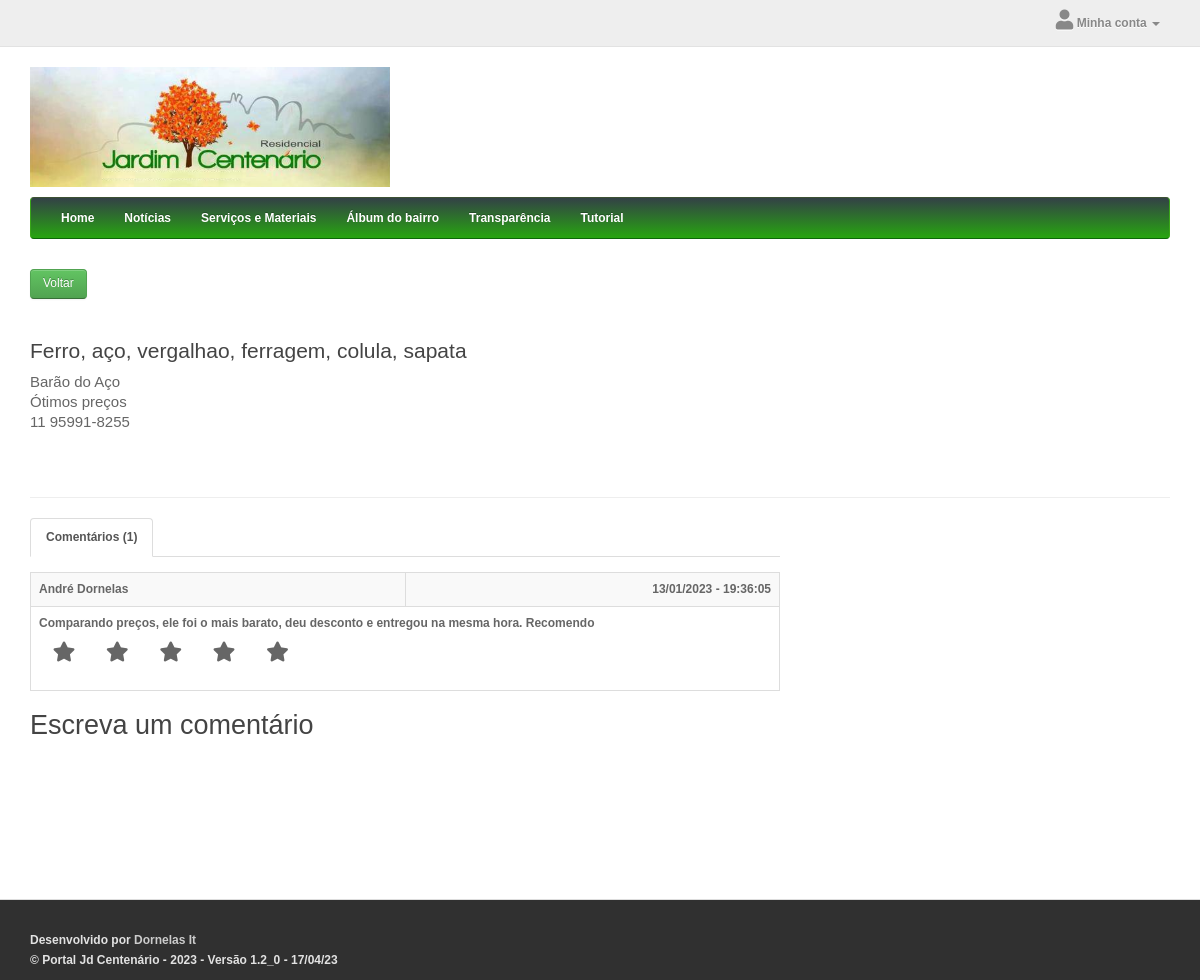
/servicos-materiais-detalhe.php?id=1, run on the app's committed database.
### tables this page shows
CREATE TABLE `categoria` (
  `id` int(10) unsigned NOT NULL AUTO_INCREMENT COMMENT 'Id da categoria',
  `parent_id` int(10) unsigned NOT NULL DEFAULT '0' COMMENT 'Id da categoria Pai',
  `name` varchar(255) NOT NULL DEFAULT '' COMMENT 'Nome da categoria',
  `page` varchar(100) NOT NULL DEFAULT '' COMMENT 'Pagina de direcionamento',
  `status` tinyint(1) NOT NULL DEFAULT '1' COMMENT 'Status 1=Ativo 0 = Inativo',
  `sort_order` int(2) unsigned NOT NULL DEFAULT '0' COMMENT 'Sort order',
  PRIMARY KEY (`id`),
  KEY `fk_parent_category` (`parent_id`)
);

CREATE TABLE `servico_material` (
  `id` int(10) unsigned NOT NULL AUTO_INCREMENT COMMENT 'id do registro',
  `titulo` varchar(150) NOT NULL DEFAULT '' COMMENT 'titulo',
  `texto` text NOT NULL COMMENT 'texto',
  `data_criacao` datetime NOT NULL DEFAULT '0000-00-00 00:00:00' COMMENT 'data criacao',
  `user` varchar(100) NOT NULL DEFAULT '' COMMENT 'usuario criador',
  PRIMARY KEY (`id`)
);

CREATE TABLE `review_servicomaterial` (
  `id` int(10) unsigned NOT NULL AUTO_INCREMENT COMMENT 'Id do comentario',
  `id_servicomaterial` int(10) unsigned NOT NULL DEFAULT '0' COMMENT 'id do servico ou material',
  `user_id` int(11) NOT NULL COMMENT 'Id do morador',
  `author` varchar(64) NOT NULL COMMENT 'Nome ou alias do cliente',
  `text` text NOT NULL COMMENT 'Texto descritivo',
  `rating` int(1) NOT NULL DEFAULT '0' COMMENT 'Nota',
  `status` tinyint(1) NOT NULL DEFAULT '1' COMMENT 'Status de exibicao: 1= exibir 0 = nao exibir',
  `date_added` datetime NOT NULL COMMENT 'Data da inclusao',
  PRIMARY KEY (`id`)
);

### classes/service/CategoriaService.php (called while the page is built, shortened)
<?php
require_once 'classes/dao/CategoriaDAO.php';
require_once 'classes/dto/CategoriaDTO.php';
class CategoriaService {
    public static $instancia = null;
    public static function getInstancia() {
        if (self::$instancia == NULL) {
            self::$instancia = new CategoriaService();
        }
        return self::$instancia;
    }
    public function obterCategoriasAtivas(){
        $retorno = array();
        try {
            $categoriasPai =
                CategoriaDAO::getInstancia()->obterTodasCategoriasAtivas(0);
            foreach ( $categoriasPai as $catPai ){
                $categoriaPaiDTO = new CategoriaDTO();
                $categoriaPaiDTO->setId($catPai->getId());
                $categoriaPaiDTO->setNome($catPai->getNome());
                $categoriaPaiDTO->setPage($catPai->getPage());
                $catFilhas = array();
                $categoriasFilhas =
                    CategoriaDAO::getInstancia()->obterTodasCategoriasAtivas($catPai->getId());
                $categoriaPaiDTO->setSubCategorias($catFilhas);
                $retorno[] = $categoriaPaiDTO;
            }
        } catch (Exception $e){
            Log4Php::logarFatal("Erro ao obter as categorias ativas: ". $e->getMessage());
            throw $e;
        }
        return $retorno;
    }
}

### classes/dao/CategoriaDAO.php (called while the page is built, shortened)
<?php
require_once 'classes/dto/CategoriaDTO.php';
class CategoriaDAO extends DAO {
    public function obterTodasCategoriasAtivas($idCategoria){
        $retorno = array();
        try {
            $pdo = self::obterConexaoBaseDados();
            $sql = "SELECT * FROM categoria WHERE parent_id = ".$idCategoria." AND status = 1 ORDER BY sort_order";
            $stm = $pdo->query($sql);
            if ($stm->rowCount() > 0) {
                while ($linha = $stm->fetch(PDO::FETCH_ASSOC)) {
                    $categoria = new CategoriaDTO();
                    $categoria->setId($linha['id']);
                    $categoria->setNome($linha['name']);
                    $categoria->setPage($linha['page']);
                    $retorno[] = $categoria;
                }
            }
        } catch (Exception $erro){
            Log4Php::logarFatal("Erro ao obter categorias: ". $erro->getMessage());
        }
        return $retorno;
    }
}

### classes/dto/CategoriaDTO.php (called while the page is built, shortened)
<?php
class CategoriaDTO {
    private $id;
    private $nome;
    private $page;
    private $subCategorias;
    public function getPage()
    {
        return $this->page;
    }
    public function setPage($page)
    {
        $this->page = $page;
    }
    public function getId()
    {
        return $this->id;
    }
    public function getNome()
    {
        return $this->nome;
    }
    public function getSubCategorias()
    {
        return $this->subCategorias;
    }
    public function setId($id)
    {
        $this->id = $id;
    }
    public function setNome($nome)
    {
        $this->nome = $nome;
    }
    public function setSubCategorias($subCategorias)
    {
        $this->subCategorias = $subCategorias;
    }
}

### classes/dao/ServicoMaterialDAO.php (called while the page is built, shortened)
<?php
require_once 'classes/dto/ServicoMaterialDTO.php';
require_once 'classes/dao/ReviewDAO.php';
class ServicoMaterialDAO extends DAO {
    public function obterDetalheServicoMaterial($id){
        $retorno = new ServicoMaterialDTO();
        try {
            $pdo = self::obterConexaoBaseDados();
            $sql = "SELECT id, titulo, texto, date_format(data_criacao,'%d/%m/%Y - %T') AS data_criacao, user FROM servico_material WHERE id = {$id}";
            $stm = $pdo->query($sql);
            if ($stm->rowCount() > 0) {
                if ($linha = $stm->fetch(PDO::FETCH_ASSOC)) {
                    $retorno->setId($linha['id']);
                    $retorno->setTitulo($linha['titulo']);
                    $retorno->setTexto($linha['texto']);
                    $retorno->setData($linha['data_criacao']);
                    $retorno->setUser($linha['user']);
                }
            }
        } catch (Exception $erro){
            Log4Php::logarFatal("Erro ao obter detalhe servicos e materiais: ". $erro->getMessage());
        }
        return $retorno;
    }
}

### classes/dto/ServicoMaterialDTO.php (called while the page is built, shortened)
<?php
class ServicoMaterialDTO {
    private $titulo;
    private $texto;
    public function getTitulo()
    {
        return $this->titulo;
    }
    public function getTexto()
    {
        return $this->texto;
    }
    public function setTitulo($titulo)
    {
        $this->titulo = $titulo;
    }
    public function setTexto($texto)
    {
        $this->texto = $texto;
    }
}

### classes/dao/ReviewDAO.php (called while the page is built, shortened)
<?php
require_once 'classes/dto/ReviewDTO.php';
class ReviewDAO extends DAO {
    public function obterReviewsServicoMaterial($id){
        $retorno = array();
        try {
            $pdo = self::obterConexaoBaseDados();
            $sql = "SELECT id, id_servicomaterial, user_id, author, text, rating, status, date_format(date_added,'%d/%m/%Y - %T') AS data FROM review_servicomaterial WHERE id_servicomaterial = {$id} ORDER BY date_added DESC";
            $stm = $pdo->query($sql);
            if ($stm->rowCount() > 0) {
                while ($linha = $stm->fetch(PDO::FETCH_ASSOC)) {
                    $review = new ReviewDTO();
                    $review->setId($linha['id']);
                    $review->setAutor($linha['author']);
                    $review->setTexto($linha['text']);
                    $review->setRating($linha['rating']);
                    $review->setData($linha['data']);
                    $retorno[] = $review;
                }
            }
        } catch (Exception $erro){
            Log4Php::logarFatal("Erro ao obter reviews: ". $erro->getMessage());
        }
        return $retorno;
    }
}

### classes/dto/ReviewDTO.php (called while the page is built, shortened)
<?php
class ReviewDTO {
    private $autor;
    private $texto;
    private $rating;
    private $data;
    public function getAutor()
    {
        return $this->autor;
    }
    public function getTexto()
    {
        return $this->texto;
    }
    public function getRating()
    {
        return $this->rating;
    }
    public function getData()
    {
        return $this->data;
    }
    public function setAutor($autor)
    {
        $this->autor = $autor;
    }
    public function setTexto($texto)
    {
        $this->texto = $texto;
    }
    public function setRating($rating)
    {
        $this->rating = $rating;
    }
    public function setData($data)
    {
        $this->data = $data;
    }
}

### servicos-materiais-detalhe.php (the view, shortened to what this page needs)
<?php
include_once 'template.php';
require_once 'classes/dao/ServicoMaterialDAO.php';
require_once 'classes/dao/ReviewDAO.php';
$id = $_GET['id'];
$servicoMaterial = ServicoMaterialDAO::getInstancia()->obterDetalheServicoMaterial($id);
$reviews = ReviewDAO::getInstancia()->obterReviewsServicoMaterial($id);
?>
<div id="common-home" class="container">
	<div class="row">
		<div id="content" class="col-sm-12">
			<div class="row">
				<div class='col-sm-1'>
					<button type="button" class="btn btn-success" onclick="javascript:history.back();">Voltar</button>
				</div>
			</div>
			<br>
			<div class="row">
				<div class="col-sm-8">
					<h3><?php echo $servicoMaterial->getTitulo() ; ?></h3>
					<div id="resumo">
						<label><?php echo $servicoMaterial->getTexto(); ?></label>
					</div>
				</div>
			</div>
			<br><br>
			<hr>
			<div class="row">
				<div class="col-sm-8">
        			<ul class="nav nav-tabs">
        				<li class="active"><a href="#tab-review" data-toggle="tab">Comentários (<?php  echo count($reviews);?>)</a></li>
        			</ul>
        			<div class="tab-pane" id="tab-review">
        				<form class="form-horizontal" id="form-review">
        					<div id="review">
        						<?php  if(count($reviews) == 0) { ?>
        							<p>Não há comentários para este serviço / material.</p>
        						<?php } else { ?>
        							<table class="table table-striped table-bordered">
        								<tbody>
        									<?php
        										foreach ($reviews as $review) {
        									?>
        											<tr>
        												<td style="width: 50%;"><strong><?php  echo $review->getAutor(); ?></strong></td>
        												<td class="text-right"><?php  echo $review->getData(); ?></td>
        											</tr>
        											<tr>
        												<td colspan="2">
        													<p><?php  echo $review->getTexto(); ?></p>
        													<?php  for($i =1; $i <= 5; $i++) { ?>
        														<span class="fa fa-stack">
        															<?php if($i <= $review->getRating()) { ?>
        																<i class="fa fa-star fa-stack-2x"></i>
        															<?php } ?>
        															<i class="fa fa-star-o fa-stack-2x"></i>
        														</span>
        													<?php } ?>
        												</td>
        											</tr>
        								  <?php } ?>
        								</tbody>
        							</table>
        						<?php } ?>
        					</div>
        					<h2>Escreva um comentário</h2>
        				</form>
        			</div>
				</div>
			</div>
		</div>
	</div>
</div>
<?php include_once 'footer.php'; ?>

### category-nav.php (shortened to what this page needs)
<?php
    require_once 'classes/service/CategoriaService.php';
    $categorias = CategoriaService::getInstancia()->obterCategoriasAtivas();
?>
<div class="container">
	<nav id="menu" class="navbar">
		<div class="collapse navbar-collapse navbar-ex1-collapse">
			<ul class="nav navbar-nav">
				<li>
					<a href="">Home</a>
				</li>
				<?php
				foreach ($categorias as $category){
                    if(count($category->getSubCategorias()) > 0){ ?>
                		<li class="dropdown">
                            <a href="<?php echo $category->getPage(); ?>" class="dropdown-toggle" data-toggle="dropdown"><?php echo $category->getNome() ?></a>
            				<div class="dropdown-menu">
                                <div class="dropdown-inner">
                                    <ul class="list-unstyled">
                                    	<?php
                                    	   foreach ($category->getSubCategorias() as $subCategory){
                                        ?>
                                        <li>
                                            <a href="<?php echo $category->getPage(); ?>"><?php echo $subCategory->getNome(); ?></a>
                                        </li>
                                        <?php } ?>
                                    </ul>
                                </div>
                            </div>
        				</li>
				<?php } else { ?>
						<li>
							<a href="<?php echo $category->getPage(); ?>"><?php echo $category->getNome() ?></a>
						</li>
				<?php } ?>
			<?php }?>
			</ul>
		</div>
	</nav>
</div>

### css/stylesheet.css (style rules this page uses)
html, body { height: 100%; font-family: 'Open Sans', sans-serif; font-weight: 550; color: #666; font-size: 12px; line-height: 20px; width: 100%; }
h1, h2, h3, h4, h5, h6 { color: #444; }
.fa { font-size: 20px; }
h2 { font-size: 27px; }
h3 { font-size: 21px; }
a { color: #3c9725; }
label { font-size: 15px; font-weight: normal; }
.nav-tabs { margin-bottom: 15px; }
#menu { background-color: #35de0d; background-image: linear-gradient(to bottom, #334146, #27a510); background-repeat: repeat-x; border-color: #3d5233 #39a519 #0d6709; min-height: 40px; }
#menu .nav > li > a { color: #fff; text-shadow: 0 -1px 0 rgba(0, 0, 0, 0.25); padding: 10px 15px 10px 15px; min-height: 15px; background-color: transparent; }
#content { min-height: 600px; }
.btn { padding: 5.5px 12px; font-size: 12px; border: 1px solid #cccccc; border-radius: 4px; box-shadow: inset 0 1px 0 rgba(255,255,255,.2), 0 1px 2px rgba(0,0,0,.05); }
.btn-success { color: #ffffff; text-shadow: 0 -1px 0 rgba(0, 0, 0, 0.25); background-color: #5bb75b; background-image: linear-gradient(to bottom, #62c462, #51a351); background-repeat: repeat-x; border-color: #51a351 #51a351 #387038; }

### data on the page
categoria: name "Notícias"
categoria: name "Serviços e Materiais"
categoria: name "Álbum do bairro"
categoria: name "Transparência"
categoria: name "Tutorial"
servico_material: titulo "Ferro, aço, vergalhao, ferragem, colula, sapata", texto "Barão do Aço Ótimos preços 11 95991-8255"
review_servicomaterial: author "André Dornelas", Data "13/01/2023 - 19:36:05", text "Comparando preços, ele foi o mais barato, deu desconto e entregou na mesma hora. Recomendo", rating 5 (drawn)

### other printed values
count($reviews) "1"
APP_VERSION "1.2_0 - 17/04/23"
